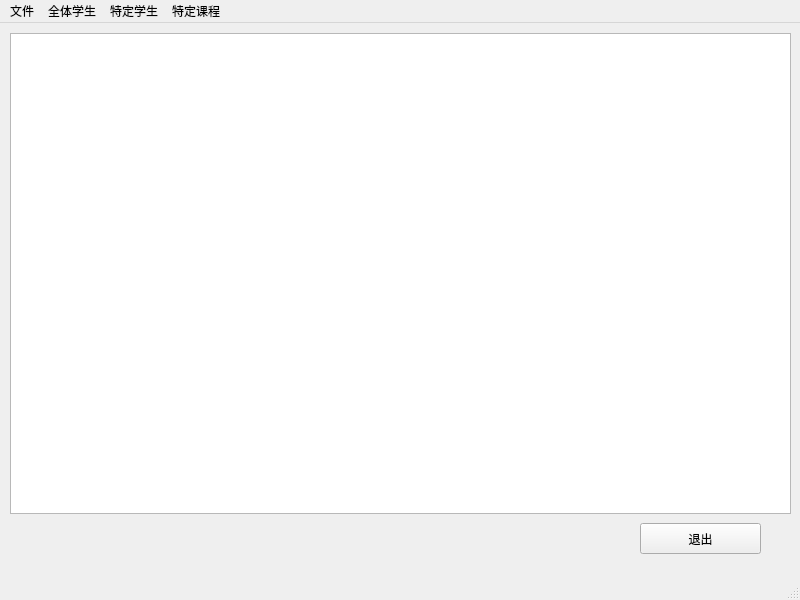
<?xml version="1.0" encoding="UTF-8"?>
<ui version="4.0">
 <class>MainWindow</class>
 <widget class="QMainWindow" name="MainWindow">
  <property name="geometry">
   <rect>
    <x>0</x>
    <y>0</y>
    <width>800</width>
    <height>600</height>
   </rect>
  </property>
  <property name="windowTitle">
   <string>学生课程管理系统</string>
  </property>
  <widget class="QWidget" name="centralwidget">
   <widget class="QPushButton" name="pushButton">
    <property name="geometry">
     <rect>
      <x>640</x>
      <y>500</y>
      <width>121</width>
      <height>31</height>
     </rect>
    </property>
    <property name="text">
     <string>退出</string>
    </property>
   </widget>
   <widget class="QPlainTextEdit" name="plainTextEdit">
    <property name="geometry">
     <rect>
      <x>10</x>
      <y>10</y>
      <width>781</width>
      <height>481</height>
     </rect>
    </property>
   </widget>
  </widget>
  <widget class="QMenuBar" name="menubar">
   <property name="geometry">
    <rect>
     <x>0</x>
     <y>0</y>
     <width>800</width>
     <height>21</height>
    </rect>
   </property>
   <widget class="QMenu" name="menu">
    <property name="title">
     <string>文件</string>
    </property>
    <addaction name="action"/>
   </widget>
   <widget class="QMenu" name="menu_2">
    <property name="title">
     <string>全体学生</string>
    </property>
    <addaction name="action_2"/>
    <addaction name="action_8"/>
    <addaction name="action_4"/>
   </widget>
   <widget class="QMenu" name="menu_3">
    <property name="title">
     <string>特定学生</string>
    </property>
    <addaction name="action_6"/>
   </widget>
   <widget class="QMenu" name="menu_4">
    <property name="title">
     <string>特定课程</string>
    </property>
    <addaction name="action_9"/>
   </widget>
   <addaction name="menu"/>
   <addaction name="menu_2"/>
   <addaction name="menu_3"/>
   <addaction name="menu_4"/>
  </widget>
  <widget class="QStatusBar" name="statusbar"/>
  <action name="action">
   <property name="text">
    <string>打开文件</string>
   </property>
  </action>
  <action name="action_2">
   <property name="text">
    <string>增加学生</string>
   </property>
  </action>
  <action name="action_3">
   <property name="text">
    <string>取消预约</string>
   </property>
  </action>
  <action name="action_4">
   <property name="text">
    <string>查询</string>
   </property>
  </action>
  <action name="action_5">
   <property name="text">
    <string>导出文件</string>
   </property>
  </action>
  <action name="action_6">
   <property name="text">
    <string>增删选课</string>
   </property>
  </action>
  <action name="action_7">
   <property name="text">
    <string>查询</string>
   </property>
  </action>
  <action name="action_8">
   <property name="text">
    <string>删除学生</string>
   </property>
  </action>
  <action name="action_9">
   <property name="text">
    <string>学生成绩查询及排名</string>
   </property>
  </action>
 </widget>
 <resources/>
 <connections>
  <connection>
   <sender>pushButton</sender>
   <signal>clicked()</signal>
   <receiver>MainWindow</receiver>
   <slot>close()</slot>
   <hints>
    <hint type="sourcelabel">
     <x>309</x>
     <y>360</y>
    </hint>
    <hint type="destinationlabel">
     <x>399</x>
     <y>299</y>
    </hint>
   </hints>
  </connection>
 </connections>
</ui>
